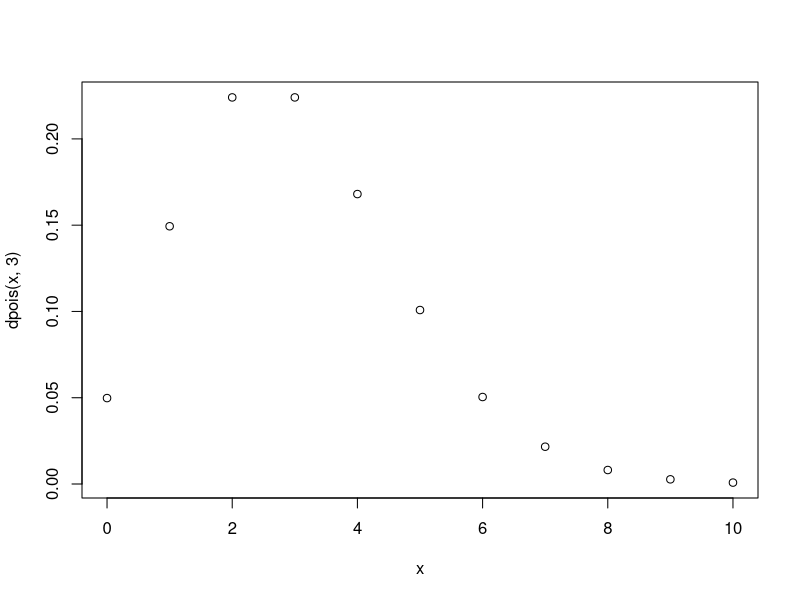
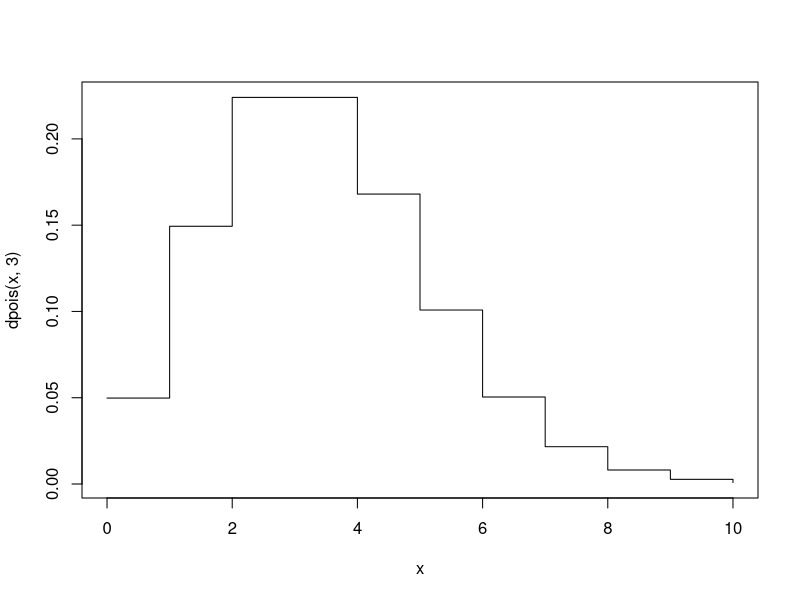
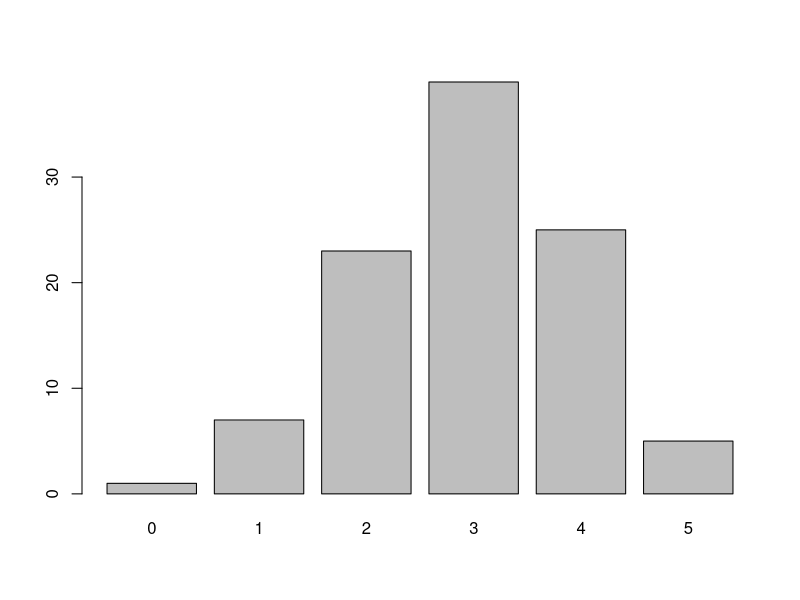
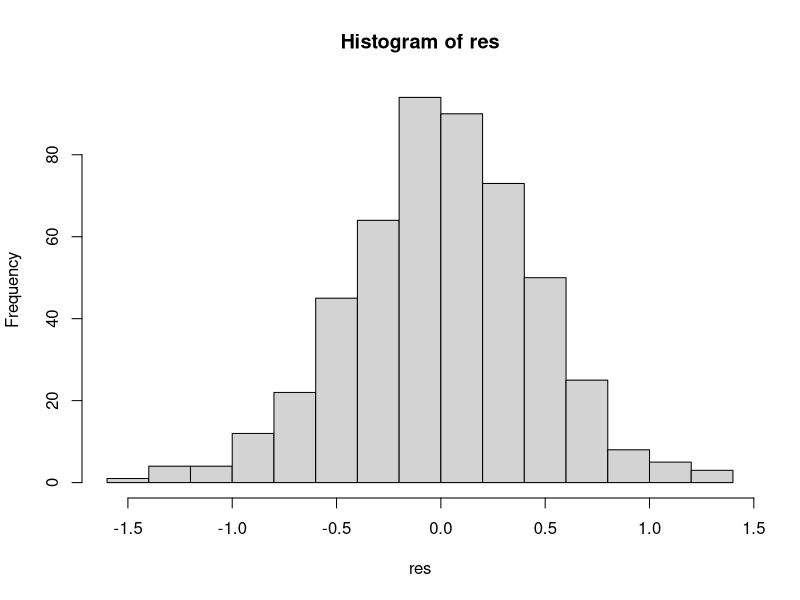
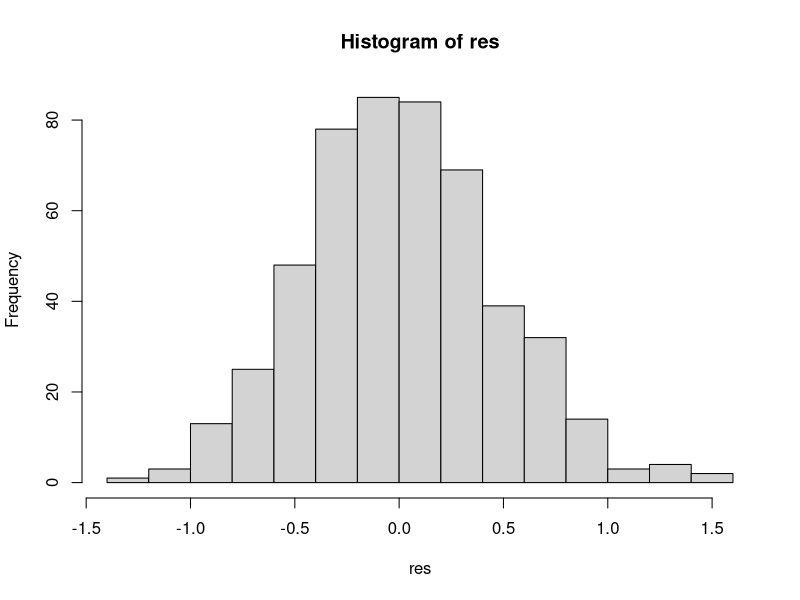

Write the R code that produced these figures, in order.
## ---- chunk 1
dnorm(0.5, 2, 3)-1/sqrt(2*pi*3^2)*exp(-(0.5-2)^2/(2*3^2))
## ---- chunk 2
x <- runif(10,0,1)
## ---- chunk 3
x <- rnorm(100, 2, 3)
## ---- chunk 4
x
## ---- chunk 5
summary(x)
## ---- chunk 6
x <- seq(0, 10, by = 1)
plot(x, dpois(x, 3), type = "p")
## ---- chunk 7
plot(x, dpois(x,3), type = "s")
## ---- chunk 8
binom <- rbinom(100, size = 5, p = 0.6)
binom
table(binom)
## ---- chunk 9
barplot(table(binom))
## ---- chunk 10
N <- 500
n <- 5
res <- rep(0, N)

for(i in 1:N){
  vector <- rnorm(n)
  res[i] <- mean(vector)
}

hist(res)
## ---- chunk 11
N <- 500
n <- 5

obs <- matrix(rnorm(N*n), nrow = N)
res <- apply(obs, 1, mean)
hist(res)
## ---- chunk 12
obs <- runif(20)
obs
## ---- chunk 13
min(obs)
max(obs)
which.min(obs)
which.max(obs)
obs[which.min(obs)]
obs[which.max(obs)]
